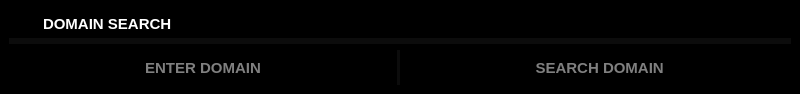
<?xml version="1.0" encoding="UTF-8"?>
<ui version="4.0">
 <class>MainWindow</class>
 <widget class="QMainWindow" name="MainWindow">
  <property name="geometry">
   <rect>
    <x>0</x>
    <y>0</y>
    <width>800</width>
    <height>94</height>
   </rect>
  </property>
  <property name="windowTitle">
   <string>MainWindow</string>
  </property>
  <property name="styleSheet">
   <string notr="true">background-color: black;
color: white;
Border: 0.5px solid white;

          </string>
  </property>
  <widget class="QWidget" name="centralwidget">
   <property name="styleSheet">
    <string notr="true">*{Border:0px}
QScrollBar:sub-page:vertical{background-color: #000000}
QScrollBar:add-page:vertical{background-color: #000000}
QScrollBar{background-color: #000000}
QScrollBar:sub-page:vertical{background-color: #000000} QScrollBar:add-page:vertical{background-color: #000000} QScrollBar{background-color: #000000}
QScrollBar::add-line:vertical { background-color: transparent}
QScrollBar::sub-line:vertical { background-color: transparent}
QScrollBar::handle:vertical {background-color: rgba(80, 80, 122, .25);}
QPushButton{color: gray}
QPushButton:hover{color: white}

QScrollBar:sub-page:horizontal{background-color: #000000}
QScrollBar:add-page:horizontal{background-color: #000000}
QScrollBar{background-color: #000000}
QScrollBar:sub-page:horizontal{background-color: #000000} QScrollBar:add-page:horizontal{background-color: #000000} QScrollBar{background-color: #000000}
QScrollBar::add-line:horizontal { background-color: transparent}
QScrollBar::sub-line:horizontal { background-color: transparent}
QScrollBar::handle:horizontal{background-color: rgba(80, 80, 122, .2);}

</string>
   </property>
   <layout class="QVBoxLayout" name="verticalLayout">
    <item>
     <widget class="QFrame" name="frame_2">
      <property name="maximumSize">
       <size>
        <width>16777215</width>
        <height>35</height>
       </size>
      </property>
      <property name="styleSheet">
       <string notr="true">Border-Bottom: 3px solid rgba(255,255,255,0.05);
</string>
      </property>
      <property name="frameShape">
       <enum>QFrame::StyledPanel</enum>
      </property>
      <property name="frameShadow">
       <enum>QFrame::Raised</enum>
      </property>
      <layout class="QHBoxLayout" name="horizontalLayout">
       <property name="spacing">
        <number>0</number>
       </property>
       <property name="leftMargin">
        <number>0</number>
       </property>
       <property name="topMargin">
        <number>0</number>
       </property>
       <property name="rightMargin">
        <number>0</number>
       </property>
       <property name="bottomMargin">
        <number>0</number>
       </property>
       <item>
        <widget class="QPushButton" name="pushButton">
         <property name="sizePolicy">
          <sizepolicy hsizetype="Preferred" vsizetype="Preferred">
           <horstretch>0</horstretch>
           <verstretch>0</verstretch>
          </sizepolicy>
         </property>
         <property name="maximumSize">
          <size>
           <width>30</width>
           <height>16777215</height>
          </size>
         </property>
         <property name="text">
          <string/>
         </property>
         <property name="icon">
          <iconset>
           <normaloff>icons/web.svg</normaloff>icons/web.svg</iconset>
         </property>
         <property name="iconSize">
          <size>
           <width>25</width>
           <height>25</height>
          </size>
         </property>
        </widget>
       </item>
       <item>
        <widget class="QLabel" name="label">
         <property name="font">
          <font>
           <pointsize>11</pointsize>
           <weight>75</weight>
           <bold>true</bold>
          </font>
         </property>
         <property name="text">
          <string>DOMAIN SEARCH</string>
         </property>
        </widget>
       </item>
      </layout>
     </widget>
    </item>
    <item>
     <widget class="QFrame" name="frame">
      <property name="frameShape">
       <enum>QFrame::StyledPanel</enum>
      </property>
      <property name="frameShadow">
       <enum>QFrame::Raised</enum>
      </property>
      <layout class="QHBoxLayout" name="horizontalLayout_2">
       <property name="spacing">
        <number>0</number>
       </property>
       <property name="leftMargin">
        <number>0</number>
       </property>
       <property name="topMargin">
        <number>0</number>
       </property>
       <property name="rightMargin">
        <number>0</number>
       </property>
       <property name="bottomMargin">
        <number>0</number>
       </property>
       <item>
        <widget class="QLineEdit" name="lineEdit">
         <property name="sizePolicy">
          <sizepolicy hsizetype="Preferred" vsizetype="Preferred">
           <horstretch>0</horstretch>
           <verstretch>0</verstretch>
          </sizepolicy>
         </property>
         <property name="font">
          <font>
           <pointsize>11</pointsize>
           <weight>75</weight>
           <bold>true</bold>
          </font>
         </property>
         <property name="styleSheet">
          <string notr="true">Border-Right: 3px solid rgba(255,255,255,0.05);
</string>
         </property>
         <property name="alignment">
          <set>Qt::AlignCenter</set>
         </property>
         <property name="placeholderText">
          <string>ENTER DOMAIN</string>
         </property>
        </widget>
       </item>
       <item>
        <widget class="QPushButton" name="pushButton_2">
         <property name="sizePolicy">
          <sizepolicy hsizetype="Preferred" vsizetype="Preferred">
           <horstretch>0</horstretch>
           <verstretch>0</verstretch>
          </sizepolicy>
         </property>
         <property name="font">
          <font>
           <pointsize>11</pointsize>
           <weight>75</weight>
           <bold>true</bold>
          </font>
         </property>
         <property name="text">
          <string>  SEARCH DOMAIN</string>
         </property>
         <property name="icon">
          <iconset>
           <normaloff>icons/web.svg</normaloff>icons/web.svg</iconset>
         </property>
         <property name="iconSize">
          <size>
           <width>21</width>
           <height>21</height>
          </size>
         </property>
        </widget>
       </item>
      </layout>
     </widget>
    </item>
   </layout>
  </widget>
 </widget>
 <resources/>
 <connections/>
</ui>
